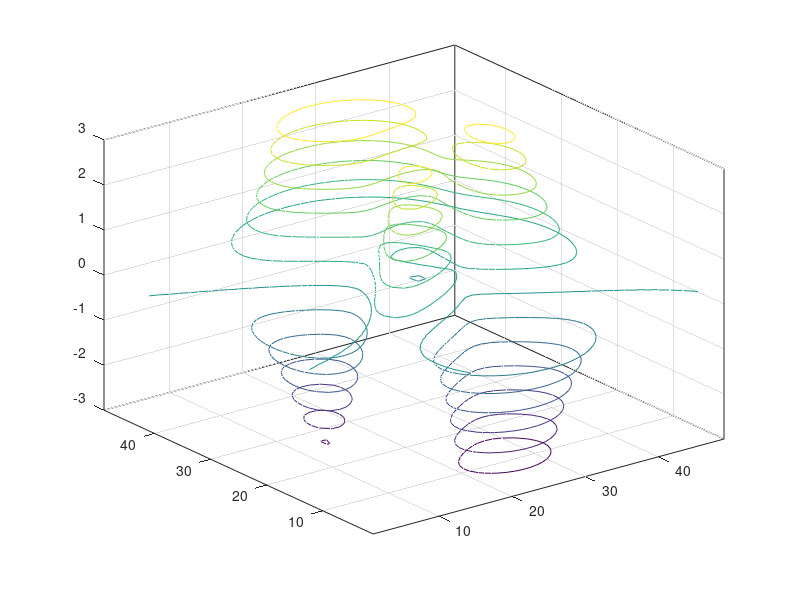

The MATLAB script that drew this image:
function result = test_contour_003
result = false;
a = figure;
contour3(peaks,[-3:.5:3]);
drawnow;
close(a);
result = true;
